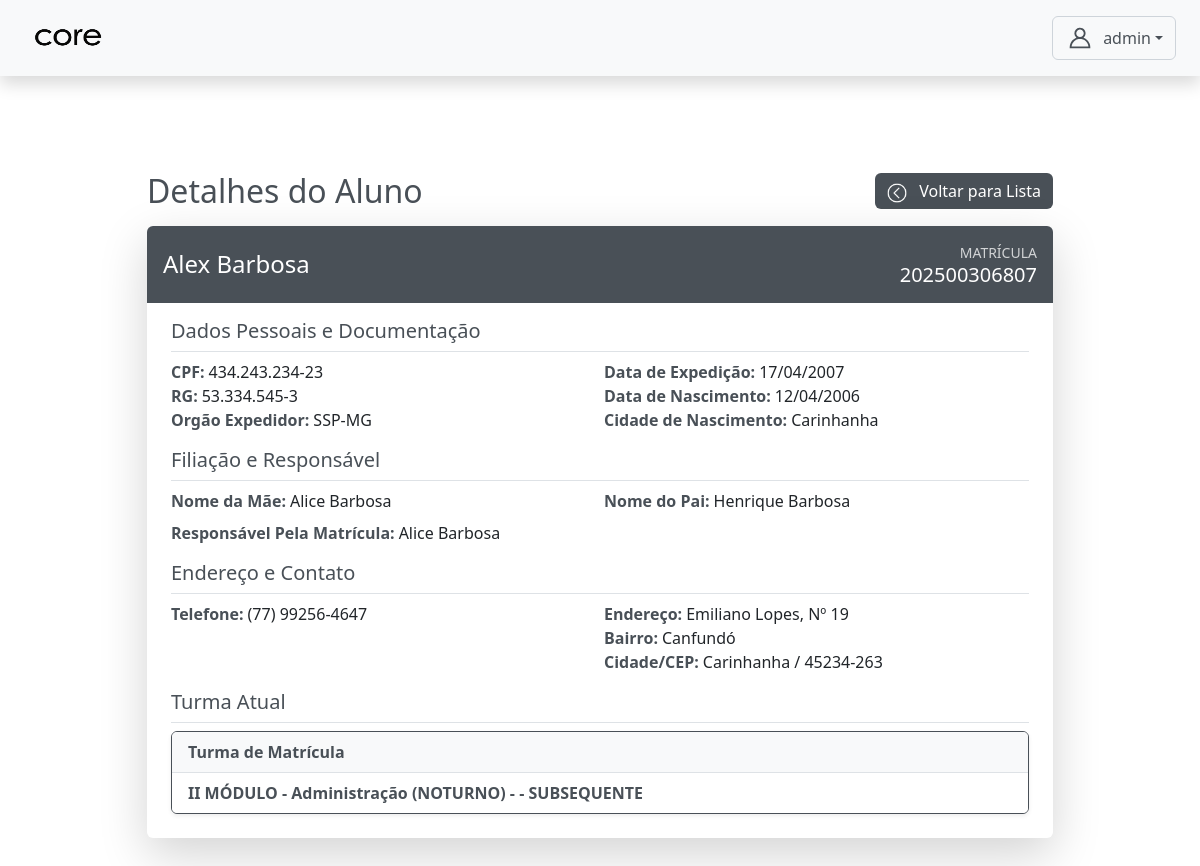
/autenticacao/admin/aluno_crud/alunos/13/ver/ (signed in), run on the app's committed database.
### core/models.py (models this page shows, shortened)
class CustomUser(AbstractUser):
    TIPO_CHOICES = (
        ('admin', 'Admin'),
        ('professor', 'Professor'),
        ('aluno', 'Aluno'),
        ('servidor', 'Servidor'),
        ('direcao', 'Direção'), # <-- 'direcao' está correto
    )
    EIXO_CHOICES = (
        ('SAUDE', 'Eixo da Saúde'),
        ('GESTAO', 'Eixo de Gestão'),
    )
    tipo = models.CharField(max_length=10, choices=TIPO_CHOICES, default='admin')
    eixo = models.CharField(
        max_length=10,
        choices=EIXO_CHOICES,
        null=True,
        blank=True,
        help_text="Eixo ao qual o servidor pertence."
    )
    data_nascimento = models.DateField(null=True, blank=True)
    cpf = models.CharField(max_length=14, unique=True, null=True, blank=True)
    rg = models.CharField(max_length=12, unique=True, null=True, blank=True)
    orgao = models.CharField(max_length=10, null=True, blank=True)
    data_expedicao = models.DateField(null=True, blank=True)
    cidade_nascimento = models.CharField(max_length=100, null=True, blank=True)
    numero_matricula = models.CharField(max_length=20, unique=True, blank=True, null=True)
    nome_pai = models.CharField(max_length=150, blank=True, null=True)
    nome_mae = models.CharField(max_length=150, blank=True, null=True)
    responsavel_matricula = models.CharField(max_length=150, blank=True, null=True)
    endereco_rua = models.CharField(max_length=150, blank=True, null=True)
    endereco_numero = models.CharField(max_length=10, blank=True, null=True)
    endereco_bairro = models.CharField(max_length=100, blank=True, null=True)
    endereco_cidade = models.CharField(max_length=100, blank=True, null=True)
    endereco_cep = models.CharField(max_length=9, blank=True, null=True)
    telefone = models.CharField(max_length=15, blank=True, null=True)
    senha_temporaria = models.BooleanField(default=False)

class AlunoTurma(models.Model):
    aluno = models.ForeignKey(CustomUser, on_delete=models.CASCADE, limit_choices_to={'tipo': 'aluno'})
    turma = models.ForeignKey(Turma, on_delete=models.CASCADE)
    data_matricula = models.DateField(auto_now_add=True)
    ano_letivo = models.CharField(max_length=10, blank=True, null=True)
    class Meta:
        unique_together = ('aluno', 'turma')

class Turma(models.Model):
    ANO_MODULO_CHOICES = [
        ('1º ANO', '1º ANO'),
        ('2º ANO', '2º ANO'),
        ('3º ANO', '3º ANO'),
        ('I MÓDULO', 'I MÓDULO'),
        ('II MÓDULO', 'II MÓDULO'),
        ('III MÓDULO', 'III MÓDULO'),
        ('IV MÓDULO', 'IV MÓDULO'),
        ('V MÓDULO', 'V MÓDULO'),
        ('VI MÓDULO', 'VI MÓDULO'),
    ]
    TURNO_CHOICES = [
        ('matutino', 'Matutino'),
        ('vespertino', 'Vespertino'),
        ('noturno', 'Noturno'),
    ]
    curso = models.ForeignKey(Curso, on_delete=models.CASCADE)
    ano_modulo = models.CharField(max_length=20, choices=ANO_MODULO_CHOICES)
    turno = models.CharField(max_length=20, choices=TURNO_CHOICES)
    turma = models.CharField(max_length=10, blank=True, null=True, help_text="Ex: M1, V2 ou deixe vazio se for módulo noturno.")
    modalidade = models.CharField(max_length=50, blank=True, null=True)
    sala = models.CharField(max_length=20, blank=True, null=True)
    class Meta:
        unique_together = ('curso', 'ano_modulo', 'turno', 'turma', 'modalidade')
    def __str__(self):
        turma_display = self.turma if self.turma else "-"
        return f"{self.ano_modulo} - {self.curso.nome} ({self.turno.upper()}) {turma_display} - {self.modalidade or ''}".strip()

class Curso(models.Model):
    EIXO_CHOICES = (
        ('SAUDE', 'Eixo da Saúde'),
        ('GESTAO', 'Eixo de Gestão'),
    )
    nome = models.CharField(max_length=100, unique=True)
    eixo = models.CharField(max_length=10, choices=EIXO_CHOICES, default='GESTAO')

### autenticacao/views.py (the view)
# urls.py: path('admin/aluno_crud/alunos/<int:aluno_id>/ver/', views.ver_detalhes_aluno, name='ver_detalhes_aluno'),
@login_required
@role_required('admin')
def ver_detalhes_aluno(request, aluno_id):
    aluno = get_object_or_404(CustomUser, id=aluno_id, tipo='aluno')
    turmas = aluno.alunoturma_set.all()
    return render(request, 'admin/aluno_crud/detalhes_aluno.html', {'aluno': aluno, 'turmas': turmas})

### templates/admin/aluno_crud/detalhes_aluno.html (shortened to what this page needs)
{% extends 'base.html' %}
{% load static %}
{% block content %}
<div class="container mt-5">
    <div class="row justify-content-center">
        <div class="col-lg-10 col-md-12">
            <div class="d-flex justify-content-between align-items-center mb-3">
                <h2 class="mb-0 text-dark">Detalhes do Aluno</h2>
                <a href="{% url 'gerenciar_alunos' %}" class="btn btn-secondary">
                    <img src="{% static 'assets/img/voltar.png' %}" width='20px' height='20px' class="me-2">
                    Voltar para Lista
                </a>
            </div>
            <div class="card p-0 shadow-lg border-0">
                <div class="card-body p-0">
                    <div class="bg-secondary text-white p-3 mb-3 d-flex justify-content-between align-items-center rounded-top">
                        <h4 class="mb-0 text-white">{{ aluno.get_full_name }}</h4>
                        <div class="d-flex flex-column align-items-end">
                            <small class="opacity-75">MATRÍCULA</small>
                            <strong class="h5 mb-0">{{ aluno.numero_matricula|default:"N/A" }}</strong>
                        </div>
                    </div>
                    <div class="px-4 pb-4">
                        <h5 class="mb-2 text-secondary border-bottom pb-2">Dados Pessoais e Documentação</h5>
                        <div class="row g-2 mb-3">
                            <div class="col-md-6">
                                <div class="d-flex mb-0">
                                    <strong class="me-1 text-dark">CPF:</strong>
                                    <span>
                                        {% with cpf=aluno.cpf %}
                                            {{ cpf|slice:":3" }}.{{ cpf|slice:"3:6" }}.{{ cpf|slice:"6:9" }}-{{ cpf|slice:"9:" }}
                                        {% endwith %}
                                    </span>
                                </div>
                                <div class="d-flex mb-0">
                                    <strong class="me-1 text-dark">RG:</strong>
                                    <span>
                                        {% with rg=aluno.rg %}
                                            {{ rg|slice:":2" }}.{{ rg|slice:"2:5" }}.{{ rg|slice:"5:8" }}-{{ rg|slice:"8:" }}
                                        {% endwith %}
                                    </span>
                                </div>
                                <div class="d-flex mb-0">
                                    <strong class="me-1 text-dark">Orgão Expedidor:</strong>
                                    <span>{{ aluno.orgao|default:"Não informado" }}</span>
                                </div>
                            </div>
                            <div class="col-md-6">
                                <div class="d-flex mb-0">
                                    <strong class="me-1 text-dark">Data de Expedição:</strong>
                                    <span>{{ aluno.data_expedicao|date:"d/m/Y"|default:"Não informada" }}</span>
                                </div>
                                <div class="d-flex mb-0">
                                    <strong class="me-1 text-dark">Data de Nascimento:</strong>
                                    <span>{{ aluno.data_nascimento|date:"d/m/Y"|default:"Não informada" }}</span>
                                </div>
                                <div class="d-flex mb-0">
                                    <strong class="me-1 text-dark">Cidade de Nascimento:</strong>
                                    <span>{{ aluno.cidade_nascimento|default:"Não informada" }}</span>
                                </div>
                            </div>
                        </div>
                        <h5 class="mb-2 text-secondary border-bottom pb-2 mt-3">Filiação e Responsável</h5>
                        <div class="row g-2 mb-3">
                            <div class="col-md-6">
                                <div class="d-flex mb-0">
                                    <strong class="me-1 text-dark">Nome da Mãe:</strong>
                                    <span>{{ aluno.nome_mae|default:"Não informado" }}</span>
                                </div>
                            </div>
                            <div class="col-md-6">
                                <div class="d-flex mb-0">
                                    <strong class="me-1 text-dark">Nome do Pai:</strong>
                                    <span>{{ aluno.nome_pai|default:"Não informado" }}</span>
                                </div>
                            </div>
                            <div class="col-md-12">
                                <div class="d-flex mb-0">
                                    <strong class="me-1 text-dark">Responsável Pela Matrícula:</strong>
                                    <span>{{ aluno.responsavel_matricula|default:"Não informado" }}</span>
                                </div>
                            </div>
                        </div>
                        <h5 class="mb-2 text-secondary border-bottom pb-2 mt-3">Endereço e Contato</h5>
                        <div class="row g-2 mb-3">
                            <div class="col-md-6">
                                <div class="d-flex mb-0">
                                    <strong class="me-1 text-dark">Telefone:</strong>
                                    <span>{{ aluno.telefone|default:"Não informado" }}</span>
                                </div>
                            </div>
                            <div class="col-md-6">
                                <div class="d-flex mb-0">
                                    <strong class="me-1 text-dark">Endereço:</strong>
                                    <span> {{ aluno.endereco_rua|default:"-" }}, Nº {{ aluno.endereco_numero|default:"-" }}</span>
                                </div>
                                <div class="d-flex mb-0">
                                    <strong class="me-1 text-dark">Bairro:</strong>
                                    <span>{{ aluno.endereco_bairro|default:"-" }}</span>
                                </div>
                                <div class="d-flex mb-0">
                                    <strong class="me-1 text-dark">Cidade/CEP:</strong>
                                    <span>{{ aluno.endereco_cidade|default:"-" }} / {{ aluno.endereco_cep|default:"-" }}</span>
                                </div>
                            </div>
                        </div>
                        <h5 class="mb-2 text-secondary border-bottom pb-2 mt-3">Turma Atual</h5>
                        <div class="card card-body shadow-sm p-0 border-secondary">
                            {% with vinculos_turma=aluno.alunoturma_set.all %}
                                {% if vinculos_turma %}
                                    <ul class="list-group list-group-flush">
                                        <li class="list-group-item bg-light text-secondary fw-bold">Turma de Matrícula</li>
                                        {% for vinculo in vinculos_turma %}
                                            <li class="list-group-item d-flex justify-content-between align-items-center">
                                                <div class="fw-bold text-dark">
                                                    {{ vinculo.turma }}
                                                </div>
                                            </li>
                                        {% endfor %}
                                    </ul>
                                {% else %}
                                    <p class="text-muted p-3 mb-0">Nenhuma turma vinculada.</p>
                                {% endif %}
                            {% endwith %}
                        </div>
                    </div>
                </div>
            </div>
        </div>
    </div>
</div>
{% endblock content %}

### templates/base.html (shortened to what this page needs)
{% load static %}
<!DOCTYPE html>
<html lang="pt-br">
<head>
  <link rel="stylesheet" href="{% static 'css/bootstrap.min.css' %}" />
  <link rel="stylesheet" href="https://cdnjs.cloudflare.com/ajax/libs/font-awesome/5.15.4/css/all.min.css">
  <link rel="stylesheet" href="{% static 'css/style.css' %}" />
</head>
<body>
  <nav class="navbar navbar-light bg-light justify-content-between px-4 py-3 shadow">
    <span class="navbar-brand mb-0 h1">
      <img src="{%static 'assets/icon/core3.png'%}" width='100%' height='30px' class="me-2">
    </span>
    <div class="d-flex align-items-center">
      <div class="dropdown">
        <button class="btn btn-outline-secondary dropdown-toggle d-flex align-items-center" type="button" data-bs-toggle="dropdown">
        <span>{{ request.user.get_full_name|default:request.user.username }}</span>
      </button>
    </div>
  </div>
</nav>
  <main class="container py-5">
    {% block content %}
    {% endblock content %}
  </main>
</body>
</html>

### static/css/style.css (style rules this page uses)
:root { --bs-secondary: #495057; --bs-link-color: #495057; --bs-link-hover-color: #495057; --bs-code-color: #495057; --bs-primary-rgb: 180, 195, 205; --bs-dark-rgb: 73, 80, 87; --bs-danger-rgb: 188, 208, 199; --bs-info-rgb: 220, 53, 69; --bs-warning-rgb: 220, 53, 69; --bs-secondary-rgb: 73, 80, 87; --bs-black-rgb: 33, 37, 41; --bs-body-bg-rgb: 255, 106, 0; }
.text-dark { --bs-text-opacity: 1; color: rgba(var(--bs-dark-rgb), var(--bs-text-opacity)) !important; }
.btn-outline-secondary { --bs-btn-color: #495057; --bs-btn-border-color: #ced4da; --bs-btn-hover-color: #fff; --bs-btn-hover-bg: #495057; --bs-btn-hover-border-color: #495057; --bs-btn-focus-shadow-rgb: 206, 212, 218; --bs-btn-active-color: #fff; --bs-btn-active-bg: #495057; --bs-btn-active-border-color: #495057; --bs-btn-active-shadow: inset 0 3px 5px rgba(0, 0, 0, 0.125); --bs-btn-disabled-color: #495057; --bs-btn-disabled-bg: transparent; --bs-btn-disabled-border-color: #495057; --bs-gradient: none; }
.btn-secondary { --bs-btn-color: #fff; --bs-btn-bg: #495057; --bs-btn-border-color: #ff6495057a00; --bs-btn-hover-color: #fff; --bs-btn-hover-bg: #495057; --bs-btn-hover-border-color: #495057; --bs-btn-focus-shadow-rgb: 206, 212, 218; --bs-btn-active-color: #fff; --bs-btn-active-bg: #495057; --bs-btn-active-border-color: #495057; --bs-btn-active-shadow: inset 0 3px 5px rgba(0, 0, 0, 0.125); --bs-btn-disabled-color: #fff; --bs-btn-disabled-bg: #495057; --bs-btn-disabled-border-color: #495057; }
.bg-secondary { --bs-bg-opacity: 1; background-color: rgba(var(--bs-secondary-rgb), var(--bs-bg-opacity)) !important; }
.dropdown .btn-outline-secondary:hover img, .btn-secondary img { filter: brightness(0) invert(1); }

### data on the page
CustomUser: user.get_full_name "admin"
CustomUser: get_full_name "Alex Barbosa", numero_matricula "202500306807", cpf "434", cpf "243", cpf "234", cpf "23", rg "53", rg "334", rg "545", rg "3", orgao "SSP-MG", data_expedicao "17/04/2007", data_nascimento "12/04/2006", cidade_nascimento "Carinhanha", nome_mae "Alice Barbosa", nome_pai "Henrique Barbosa", responsavel_matricula "Alice Barbosa", telefone "(77) 99256-4647", endereco_rua "Emiliano Lopes", endereco_numero "19", endereco_bairro "Canfundó", endereco_cidade "Carinhanha", endereco_cep "45234-263"
AlunoTurma: turma "II MÓDULO - Administração (NOTURNO) - - SUBSEQUENTE"
